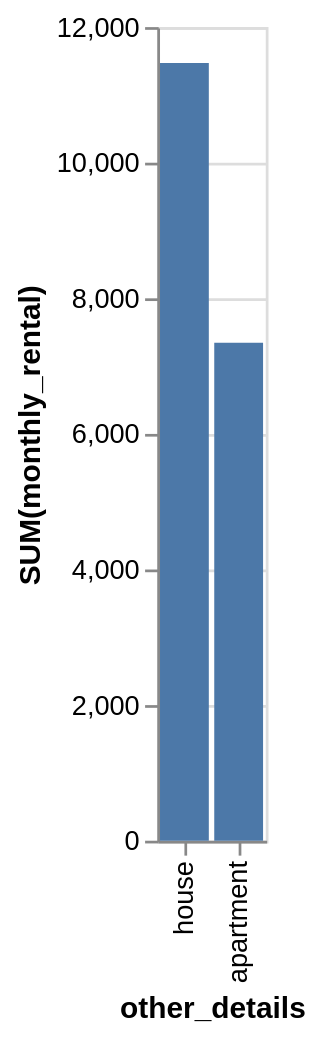

Express this chart as Vega-Lite.
### Vega-Lite specification from a JSON file in a GitHub repository (floating-point values rounded to 4 significant figures)
{"data": {"values": [{"x_data": "apartment", "y_data": 7345}, {"x_data": "house", "y_data": 11469}]}, "mark": "bar", "encoding": {"x": {"field": "x_data", "type": "nominal", "title": "other_details", "sort": {"op": "sum", "field": "y_data", "order": "descending"}}, "y": {"field": "y_data", "type": "quantitative", "title": "SUM(monthly_rental)"}}}
